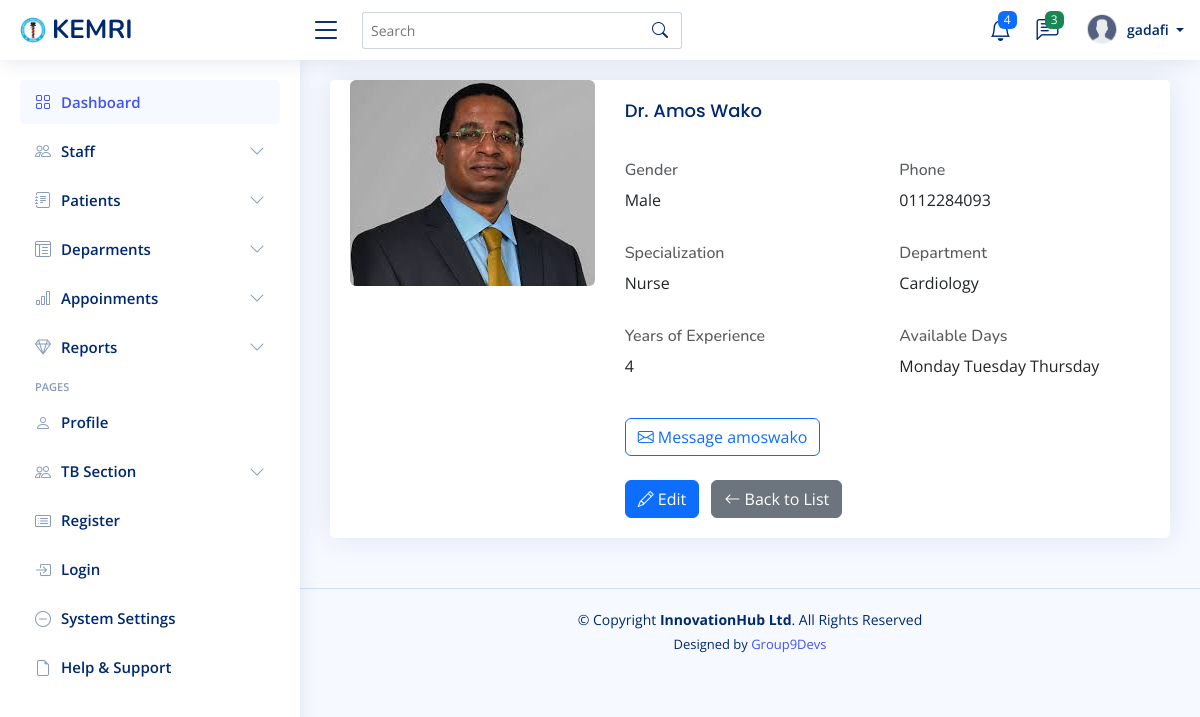
Page /doctors/1/ (signed in) on the committed database.
### mtwapa_branch/models.py (models this page shows)
class Doctor(models.Model):
    first_name = models.CharField(max_length=100)
    last_name = models.CharField(max_length=100)
    gender = models.CharField(
        max_length=10,
        choices=[('Male', 'Male'), ('Female', 'Female'), ('Other', 'Other')],
        blank=True,
        null=True
    )
    phone = models.CharField(max_length=100)
    emergency_contact_name = models.CharField(max_length=100, blank=True, null=True)
    emergency_contact_phone = models.CharField(max_length=15, blank=True, null=True)
    address = models.CharField(max_length=100)
    identification_no = models.CharField(max_length=100)
    specialization = models.CharField(max_length=100)
    department = models.ForeignKey(
        'Department',
        on_delete=models.SET_NULL,
        null=True,
        related_name='doctors'  # Custom related_name to avoid clash
    )
    years_of_experience = models.PositiveIntegerField()
    available_days = models.CharField(max_length=255)  # e.g., "Monday, Wednesday, Friday"
    profile_picture = models.ImageField(upload_to='doctor_profiles/', blank=True, null=True)
    username = models.CharField(max_length=150, unique=True, blank=True, null=True)  # New field added
    def __str__(self):
        return f"Dr. {self.first_name} {self.last_name}"

class Department(models.Model):
    name = models.CharField(max_length=100, unique=True)
    description = models.TextField(blank=True)
    head = models.OneToOneField(
        Doctor,
        on_delete=models.SET_NULL,
        null=True,
        blank=True,
        related_name='headed_department'  # Custom related_name
    )
    phone = models.CharField(max_length=15, blank=True, null=True)
    email = models.EmailField(blank=True, null=True)
    research_focus = models.TextField(blank=True, null=True)  # Specific areas of research
    def __str__(self):
        return self.name

### mtwapa_branch/views.py (the view)
# urls.py: path('doctors/<int:pk>/', views.doctor_detail, name='doctor_detail'),
@login_required
def doctor_detail(request, pk):
    doctor = Doctor.objects.get(pk=pk)
    User = get_user_model()
    user_usernames = User.objects.values_list('username', flat=True)
    return render(request, 'doctor/doctor_detail.html', {
        'doctor': doctor,
        'user_usernames': user_usernames
    })

### templates/doctor/doctor_detail.html
{% extends 'base/base.html' %}
{% load static %}
{% block content %}
<div class="card">
   <div class="card-body">
       <div class="row">
           <div class="col-md-4">
               {% if doctor.profile_picture %}
                   <img src="{{ doctor.profile_picture.url }}" alt="Profile Picture" class="img-fluid rounded">
                {% else %}
                   <img src="{% static 'assets/img/profile.png'%}" alt="Profile Picture" class="img-fluid rounded">
               {% endif %}
           </div>
           <div class="col-md-8">
               <h2 class="card-title mb-4"> {{ doctor }}</h2>
               <div class="row mb-3">
                   <div class="col-md-6">
                       <h6 class="text-muted">Gender</h6>
                       <p>{{ doctor.gender }}</p>
                   </div>
                   <div class="col-md-6">
                       <h6 class="text-muted">Phone</h6>
                       <p>{{ doctor.phone }}</p>
                   </div>
               </div>
               <div class="row mb-3">
                   <div class="col-md-6">
                       <h6 class="text-muted">Specialization</h6>
                       <p>{{ doctor.specialization }}</p>
                   </div>
                   <div class="col-md-6">
                       <h6 class="text-muted">Department</h6>
                       <p>{{ doctor.department }}</p>
                   </div>
               </div>
               <div class="row mb-4">
                   <div class="col-md-6">
                       <h6 class="text-muted">Years of Experience</h6>
                       <p>{{ doctor.years_of_experience }}</p>
                   </div>
                   <div class="col-md-6">
                       <h6 class="text-muted">Available Days</h6>
                       <p>{{ doctor.available_days }}</p>
                   </div>
               </div>
               {% if doctor.username %}
                    {% if doctor.username in user_usernames %}
                        <div class="mt-3">
                            <a href="{% url 'create_chat' doctor.username %}" class="btn btn-outline-primary">
                                <i class="bi bi-envelope"></i> Message {{ doctor.username }}
                            </a>
                        </div>
                    {% endif %}
                {% else %}
                    <p>Cannot message this doctor as no username is set.</p>
                {% endif %}
               <div class="mt-4">
                   <a href="{% url 'doctor_update' doctor.pk %}" class="btn btn-primary me-2">
                       <i class="bi bi-pencil"></i> Edit
                   </a>
                   <a href="{% url 'doctor_list' %}" class="btn btn-secondary">
                       <i class="bi bi-arrow-left"></i> Back to List
                   </a>
               </div>
           </div>
       </div>
   </div>
</div>
{% endblock %}

### templates/base/navbar.html (shortened to what this page needs)
{% load static %}
<header id="header" class="header fixed-top d-flex align-items-center">
    <div class="d-flex align-items-center justify-content-between">
      <a href="{% url 'dashboard'%}" class="logo d-flex align-items-center">
        <img src="{% static 'assets/img/kemrilogo.png'%}" alt="">
        <span class="d-none d-lg-block">KEMRI</span>
      </a>
      <i class="bi bi-list toggle-sidebar-btn"></i>
    </div>
    <div class="search-bar">
      <form class="search-form d-flex align-items-center" method="POST" action="#">
        <input type="text" name="query" placeholder="Search" title="Enter search keyword">
        <button type="submit" title="Search"><i class="bi bi-search"></i></button>
      </form>
    </div>
    <nav class="header-nav ms-auto">
      <ul class="d-flex align-items-center">
        <li class="nav-item dropdown">
          <a class="nav-link nav-icon" href="#" data-bs-toggle="dropdown">
            <i class="bi bi-bell"></i>
            <span class="badge bg-primary badge-number">4</span>
          </a>
            </li>
          </ul>
        <li class="nav-item dropdown">
          <a class="nav-link nav-icon" href="#" data-bs-toggle="dropdown">
            <i class="bi bi-chat-left-text"></i>
            <span class="badge bg-success badge-number">3</span>
          </a>
        </li>
        <li class="nav-item dropdown pe-3">
          <a class="nav-link nav-profile d-flex align-items-center pe-0" href="#" data-bs-toggle="dropdown">
            <img src="{% static 'assets/img/profile.png'%}" alt="Profile" class="rounded-circle">
            <span class="d-none d-md-block dropdown-toggle ps-2">
              {% if user.is_authenticated %}
                   {{ user.username }}
              {% else %}
                  Admin
              {% endif %}
            </span>
          </a>
        </li>
    </nav>
  </header>

### static/assets/css/style.css (style rules this page uses)
:root { scroll-behavior: smooth; }
body { font-family: "Open Sans", sans-serif; background: #f6f9ff; color: #444444; }
a { color: #4154f1; text-decoration: none; }
h1, h2, h3, h4, h5, h6 { font-family: "Nunito", sans-serif; }
.card { margin-bottom: 30px; border: none; border-radius: 5px; box-shadow: 0px 0 30px rgba(1, 41, 112, 0.1); }
.card-title { padding: 20px 0 15px 0; font-size: 18px; font-weight: 500; color: #012970; font-family: "Poppins", sans-serif; }
.card-body { padding: 0 20px 20px 20px; }
.logo { line-height: 1; }
@media (min-width: 1200px) { .logo { width: 280px; } }
.logo img { max-height: 26px; margin-right: 6px; }
.logo span { font-size: 26px; font-weight: 700; color: #012970; font-family: "Nunito", sans-serif; }
.header { transition: all 0.5s; z-index: 997; height: 60px; box-shadow: 0px 2px 20px rgba(1, 41, 112, 0.1); background-color: #fff; padding-left: 20px; }
.header .toggle-sidebar-btn { font-size: 32px; padding-left: 10px; cursor: pointer; color: #012970; }
.header .search-bar { min-width: 360px; padding: 0 20px; }
.header .search-form { width: 100%; }
.header .search-form input { border: 0; font-size: 14px; color: #012970; border: 1px solid rgba(1, 41, 112, 0.2); padding: 7px 38px 7px 8px; border-radius: 3px; transition: 0.3s; width: 100%; }
.header .search-form button { border: 0; padding: 0; margin-left: -30px; background: none; }
.header .search-form button i { color: #012970; }
.header-nav ul { list-style: none; }
.header-nav>ul { margin: 0; padding: 0; }
.header-nav .nav-icon { font-size: 22px; color: #012970; margin-right: 25px; position: relative; }
.header-nav .nav-profile { color: #012970; }
.header-nav .nav-profile img { max-height: 36px; }
.header-nav .nav-profile span { font-size: 14px; font-weight: 600; }
.header-nav .badge-number { position: absolute; inset: -2px -5px auto auto; font-weight: normal; font-size: 12px; padding: 3px 6px; }

### rows in the picture
Doctor: profile_picture (picture), first_name+last_name "Dr. Amos Wako", gender "Male", phone "0112284093", specialization "Nurse", department "Cardiology", years_of_experience "4", available_days "Monday Tuesday Thursday", username "amoswako"

### other values in the picture
{{ user.username }} "gadafi"
